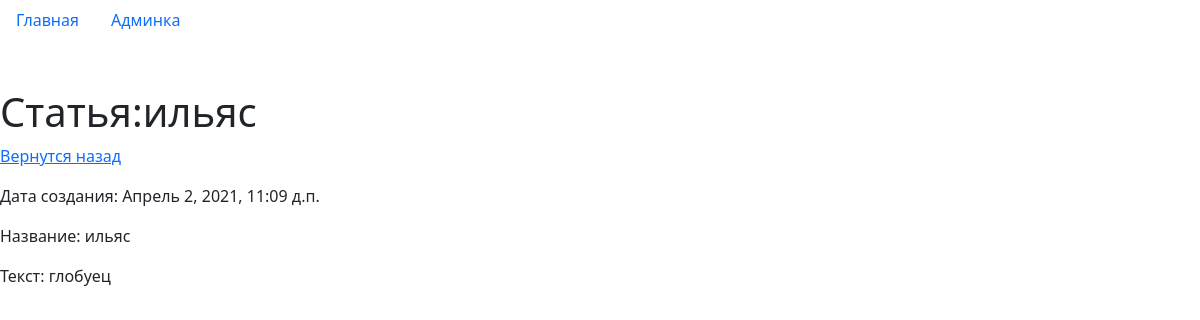
/detail/3, run on the app's committed database.
### main/models.py (models this page shows, shortened)
class Material(models.Model):
    name = models.CharField(max_length=250)
    text = models.TextField()
    create_date = models.DateTimeField(auto_now=True)

### main/views.py (the view)
# urls.py: path('detail/<int:pk>', views.HomeDetailView.as_view(), name='detail'),
class HomeDetailView(DetailView):
    model = Material
    template_name = 'detail.html'
    context_object_name = 'get_material'

### main/templates/detail.html
{% extends "index.html" %}
{% block content %}
    <h1 class="mt-5">Статья:{{get_material.name}}</h1>
    <p><a href="/">Вернутся назад</a></p>
    <p>Дата создания: {{get_material.create_date}}</p>
    <p>Название: {{get_material.name}}</p>
    <p>Текст: {{get_material.text}}</p>
{% endblock %}

### data on the page
Material: name "ильяс", create_date "Апрель 2, 2021, 11:09 д.п.", text "глобуец"
